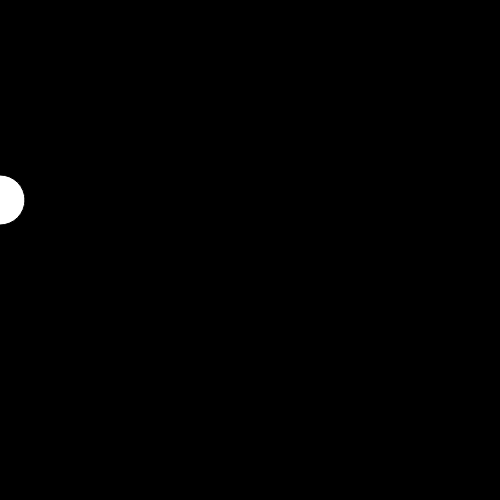
Frame 1 (no input)
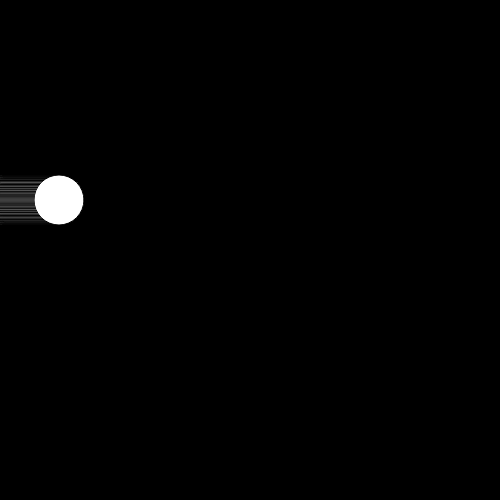
Frame 60 (no input)
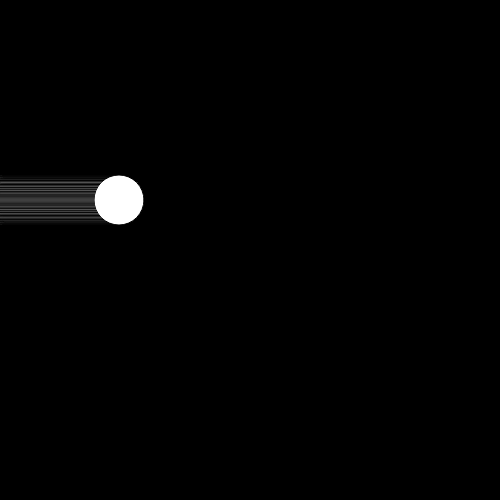
Frame 120 (the mouse pressed at the canvas centre since frame 60)

The p5.js sketch that drew these frames (run headless with seeded random() and noise() and a simulated clock; from frame 60 on, the mouse is pressed at the canvas centre):

// p5.js sketch
// ── sketch.js
// declare variables here


function setup() {
  // put setup code here --> this runs once upon launch

  createCanvas(500, 500);
  background(0);


}

var x=0
var y=200
var diameter =50
function draw() {
  // // draw ellipse
 ellipse(x, y, diameter, diameter);
 x=x+1;

}


// write custom functions here
